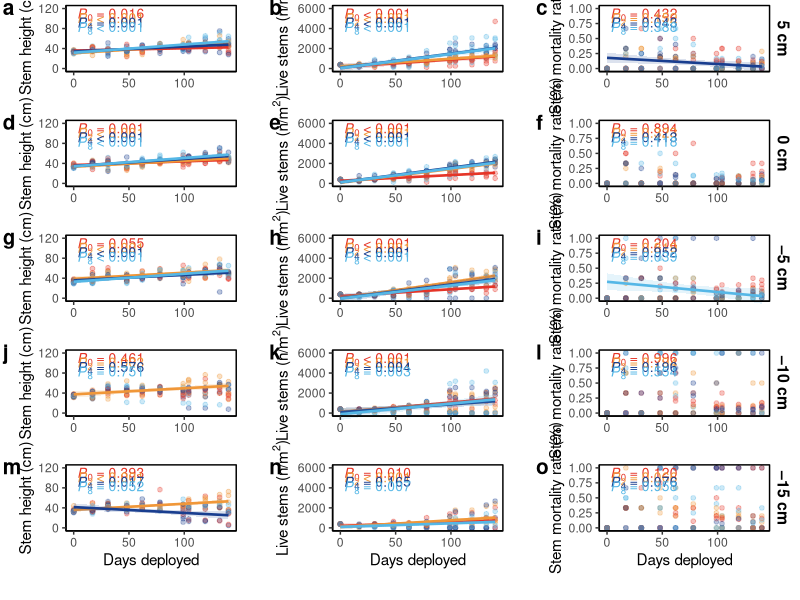
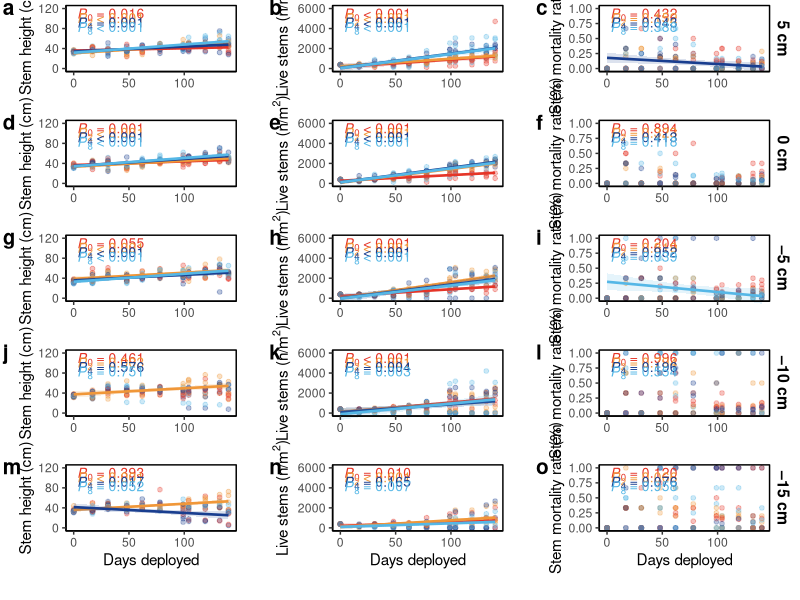

These charts were generated, in order, by the following R code:
# -------------------------
# Biweekly analysis
# -------------------------
library(readxl)
library(dplyr)
library(tidyr)
library(purrr)
library(broom)
library(ggplot2)
library(cowplot)
library(rlang)
library(officer)
library(flextable)

# setwd("Final version/GitHub")
raw <- read_excel("Raw data - Biweekly data - 0623.xlsx") |> as.data.frame()
AREA <- 10000 / 78.539816

unit <- raw %>%
  mutate(Corrected_height = as.numeric(Corrected_height),
         Live_leaves      = as.numeric(Live_leaves),
         L_D              = trimws(as.character(L_D))) %>%
  group_by(Days_deployed, Organ, Elevation, Mussel_density) %>%
  summarise(
    Stem_height    = mean(Corrected_height, na.rm = TRUE),
    Live_leaves    = sum(Live_leaves, na.rm = TRUE) * AREA,   # -> n m^-2
    Live_stems     = sum(L_D == "L",  na.rm = TRUE) * AREA,   # -> n m^-2
    Mortality_rate = sum(L_D == "D",  na.rm = TRUE) / n(),
    .groups = "drop"
  ) %>%
  mutate(Dens = factor(Mussel_density, levels = c(0, 2, 4, 8)))

# -------------------------
# simple linear regression
# -------------------------
fit_slope <- function(d) {
  d <- d[!is.na(d$value), ]
  if (nrow(d) < 3 || dplyr::n_distinct(d$Days_deployed) < 2)
    return(tibble(beta = NA_real_, SE = NA_real_, t = NA_real_,
                  p = NA_real_, R2 = NA_real_, df = NA_integer_))
  m  <- lm(value ~ Days_deployed, data = d)
  co <- summary(m)$coefficients["Days_deployed", ]
  tibble(beta = co["Estimate"], SE = co["Std. Error"], t = co["t value"],
         p = co["Pr(>|t|)"], R2 = summary(m)$r.squared, df = m$df.residual)
}

resp_map <- c(Stem_height = "Stem height", Live_leaves = "Live leaves",
              Live_stems  = "Live stems",  Mortality_rate = "Mortality rate")

res <- imap_dfr(resp_map, function(label, var) {
  unit %>%
    transmute(Elevation, Mussel_density, Days_deployed, value = .data[[var]]) %>%
    group_by(Elevation, Mussel_density) %>%
    group_modify(~ fit_slope(.x)) %>%
    ungroup() %>%
    mutate(Response = label, .before = 1)
})

res <- res %>%
  mutate(Response = factor(Response, levels = unname(resp_map))) %>%
  arrange(Response, desc(Elevation), Mussel_density)

print(res, n = 80)

# -------------------------
# Table S4
# -------------------------
fmt3 <- function(x) { s <- formatC(x, format = "f", digits = 3); s[s == "-0.000"] <- "0.000"; s }
pfmt <- function(p) ifelse(p < 0.001, "< 0.001", formatC(p, format = "f", digits = 3))
elev_fmt <- function(e) ifelse(e > 0, paste0("+", e),
                               ifelse(e < 0, paste0("\u2013", abs(e)), "0"))

tab <- data.frame(
  resp = ifelse(duplicated(res$Response), "", as.character(res$Response)),
  elev = elev_fmt(res$Elevation),
  dens = as.character(res$Mussel_density),
  beta = fmt3(res$beta),
  SE   = fmt3(res$SE),
  t    = fmt3(res$t),
  P    = pfmt(res$p),
  R2   = fmt3(res$R2),
  df   = as.character(res$df),
  stringsAsFactors = FALSE
)

sig <- which(res$p < 0.05)
big   <- fp_border(width = 1.5,  color = "black")
small <- fp_border(width = 0.75, color = "black")

ft <- flextable(tab)
ft <- set_header_labels(ft, resp = "", elev = "", dens = "",
                        beta = "\u03b2", SE = "SE", t = "t", P = "P", R2 = "R2", df = "df")
ft <- add_header_row(ft, top = TRUE,
                     values = c("Response variables", "Relative elevation treatment",
                                "Mussel density treatment", "Deployment duration (days)"),
                     colwidths = c(1, 1, 1, 6))
ft <- merge_v(ft, part = "header", j = 1:3)
ft <- flextable::compose(ft, part = "header", i = 2, j = "beta", value = as_paragraph(as_i("\u03b2")))
ft <- flextable::compose(ft, part = "header", i = 2, j = "t",    value = as_paragraph(as_i("t")))
ft <- flextable::compose(ft, part = "header", i = 2, j = "P",    value = as_paragraph(as_i("P")))
ft <- flextable::compose(ft, part = "header", i = 2, j = "R2",   value = as_paragraph(as_i("R"), as_sup("2")))
ft <- flextable::compose(ft, part = "header", i = 2, j = "df",   value = as_paragraph(as_i("df")))
ft <- bold(ft, part = "header")
ft <- bold(ft, i = sig, part = "body")
ft <- border_remove(ft)
ft <- hline_top(ft, part = "header", border = big)
ft <- hline(ft, i = 1, j = 4:9, part = "header", border = small)
ft <- hline_bottom(ft, part = "header", border = small)
ft <- hline_bottom(ft, part = "body", border = big)
ft <- font(ft, fontname = "Times New Roman", part = "all")
ft <- fontsize(ft, size = 10, part = "all")
ft <- align(ft, align = "left", part = "all")
ft <- valign(ft, valign = "center", part = "header")
ft <- padding(ft, padding.top = 1, padding.bottom = 1, part = "all")
ft <- width(ft, j = 1:9, width = c(1.084, 1.279, 1.085, 0.592, 0.592, 0.590, 0.685, 0.496, 0.369))
ft <- set_table_properties(ft, layout = "fixed")

tt  <- fp_text(font.family = "Times New Roman", font.size = 11, bold = TRUE)
tti <- fp_text(font.family = "Times New Roman", font.size = 11, bold = TRUE, italic = TRUE)
nn  <- fp_text(font.family = "Times New Roman", font.size = 11)
nni <- fp_text(font.family = "Times New Roman", font.size = 11, italic = TRUE)
sup <- fp_text(font.family = "Times New Roman", font.size = 11, italic = TRUE, vertical.align = "superscript")

cap <- fpar(
  ftext("Table S4 Summary of simple linear regressions evaluating the relationships between deployment duration and plant growth and mortality traits of ", tt),
  ftext("Spartina alterniflora", tti),
  ftext(" across relative elevation treatments and mussel density treatments.", tt),
  ftext(" Abbreviations: ", nn), ftext("\u03b2", nni),
  ftext(" = slope estimator; SE = standard error; ", nn), ftext("df", nni),
  ftext(" = degrees of freedom; ", nn), ftext("R", nni), ftext("2", sup),
  ftext(" = goodness of fit of the model. Significant regression slopes are indicated by bold ", nn),
  ftext("p", nni), ftext("-values.", nn)
)

doc <- read_docx()
doc <- body_add_fpar(doc, cap)
doc <- body_add_par(doc, "")
doc <- body_add_flextable(doc, ft)
print(doc, target = "Table S4.docx")

# -------------------------
# Figure 2
# -------------------------
dens_cols <- c("0" = "#E53528", "2" = "#F09739", "4" = "#193E8F", "8" = "#55B7E6")
elev_order <- c(5, 0, -5, -10, -15)
elev_lab   <- function(e) ifelse(e > 0, paste0(e, " cm"),
                                 ifelse(e < 0, paste0("\u2013", abs(e), " cm"), "0 cm"))

traits <- list(
  list(var = "Stem_height",    lab = "Stem height (cm)",
       ylim = c(0, 120),  brks = c(0, 40, 80, 120),      res = "Stem height"),
  list(var = "Live_stems",     lab = expression("Live stems (n/m"^2*")"),
       ylim = c(0, 6000), brks = c(0, 2000, 4000, 6000), res = "Live stems"),
  list(var = "Mortality_rate", lab = "Stem mortality rate (%)",
       ylim = c(0, 1),    brks = c(0, .25, .5, .75, 1),   res = "Mortality rate")
)

stat_tab <- res %>%
  transmute(Response = as.character(Response), Elevation,
            Dens = factor(Mussel_density, levels = c(0, 2, 4, 8)),
            p, sig = !is.na(p) & p < 0.05)

make_panel <- function(tr, e, show_x, show_strip) {
  d  <- unit %>%
    transmute(Days_deployed, Elevation, Dens, value = .data[[tr$var]]) %>%
    filter(Elevation == e, !is.na(value))
  st <- stat_tab %>% filter(Response == tr$res, Elevation == e) %>% arrange(Dens)
  d_sig <- d %>% filter(Dens %in% st$Dens[st$sig])
  span <- tr$ylim[2] - tr$ylim[1]
  lab  <- st %>% mutate(
    txt  = ifelse(is.na(p), "n/a",
                  ifelse(p < 0.001, "< 0.001", paste0("= ", formatC(p, format = "f", digits = 3)))),
    expr = sprintf('italic(P)[%s]~"%s"', as.character(Dens), txt),
    x    = 3,
    y    = tr$ylim[2] - span * 0.075 * (as.integer(Dens) - 1)
  )
  g <- ggplot(d, aes(Days_deployed, value, colour = Dens)) +
    geom_point(size = 1.3, alpha = 0.30)
  if (nrow(d_sig) > 0)
    g <- g + geom_smooth(data = d_sig, aes(fill = Dens),
                         method = "lm", formula = y ~ x, se = TRUE,
                         linewidth = 0.9, alpha = 0.15)
  g <- g +
    geom_text(data = lab, aes(x = x, y = y, label = expr, colour = Dens),
              parse = TRUE, hjust = 0, vjust = 1, size = 3.5, show.legend = FALSE) +
    scale_colour_manual(values = dens_cols, drop = FALSE) +
    scale_fill_manual(values = dens_cols, drop = FALSE) +
    scale_x_continuous(breaks = c(0, 50, 100)) +
    scale_y_continuous(breaks = tr$brks) +
    coord_cartesian(xlim = c(0, 140), ylim = tr$ylim, clip = "off") +
    labs(x = if (show_x) "Days deployed" else NULL, y = tr$lab) +
    theme_classic(base_size = 11) +
    theme(legend.position = "none",
          panel.border = element_rect(fill = NA, colour = "black", linewidth = 0.5),
          axis.title.x = if (show_x) element_text() else element_blank(),
          plot.margin  = margin(4, if (show_strip) 22 else 4, 4, 4))
  if (show_strip)
    g <- g + annotate("text", x = 140 * 1.14, y = mean(tr$ylim),
                      label = elev_lab(e), angle = -90, fontface = 2, size = 4)
  g
}

panels <- list()
for (e in elev_order)
  for (j in seq_along(traits))
    panels[[length(panels) + 1]] <- make_panel(traits[[j]], e,
                                               show_x = (e == -15),
                                               show_strip = (j == 3))

grid <- cowplot::plot_grid(plotlist = panels, ncol = 3, align = "hv", axis = "tblr",
                           labels = letters[1:15], label_size = 15,
                           label_fontface = "bold", label_x = 0.01, label_y = 1.0,
                           hjust = 0, vjust = 1)

leg <- cowplot::get_legend(
  ggplot(unit, aes(Days_deployed, Stem_height, colour = Dens)) +
    geom_point() +
    scale_colour_manual("Density", values = dens_cols, drop = FALSE) +
    theme(legend.position = "bottom",
          legend.text  = element_text(size = 12),
          legend.title = element_text(face = "bold", size = 12))
)

combined_main <- cowplot::plot_grid(grid, leg, ncol = 1, rel_heights = c(1, 0.045))
print(combined_main)
ggsave("Figure 2.pdf", combined_main, width = 200, height = 280, units = "mm")
